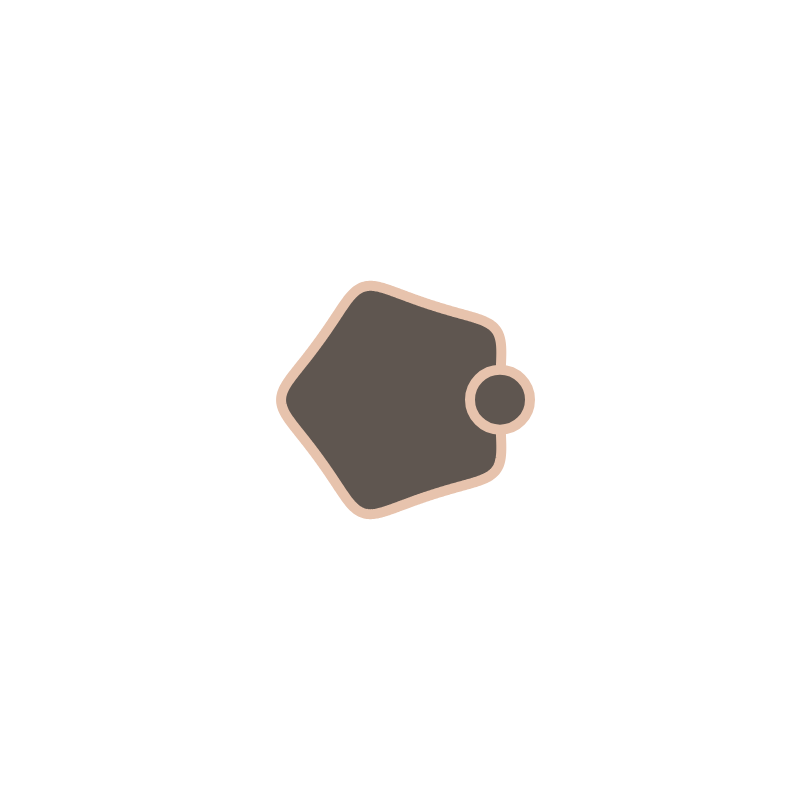
Frame 1 (no input)
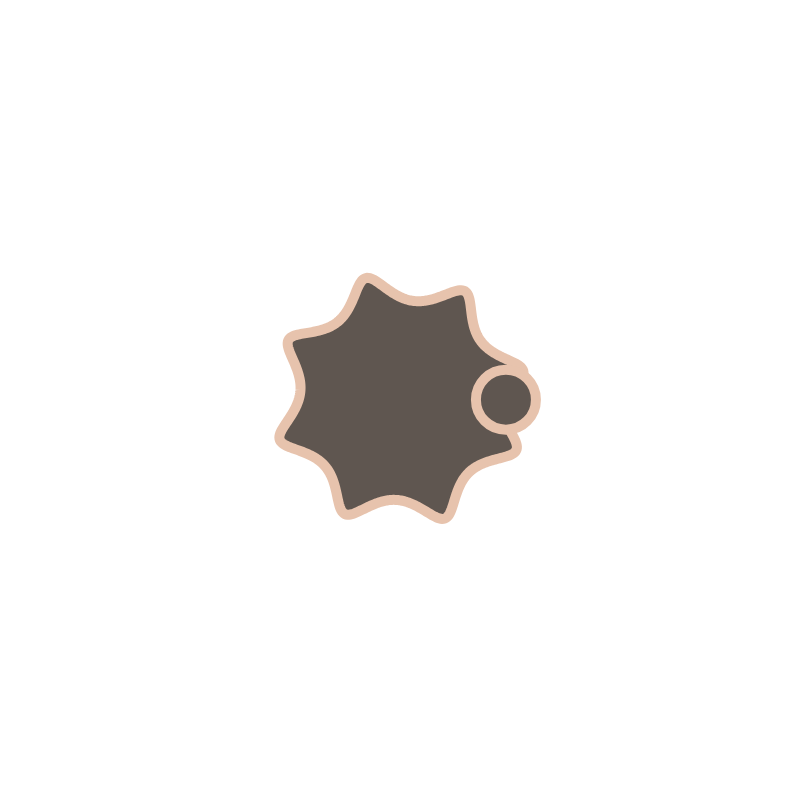
Frame 60 (no input)
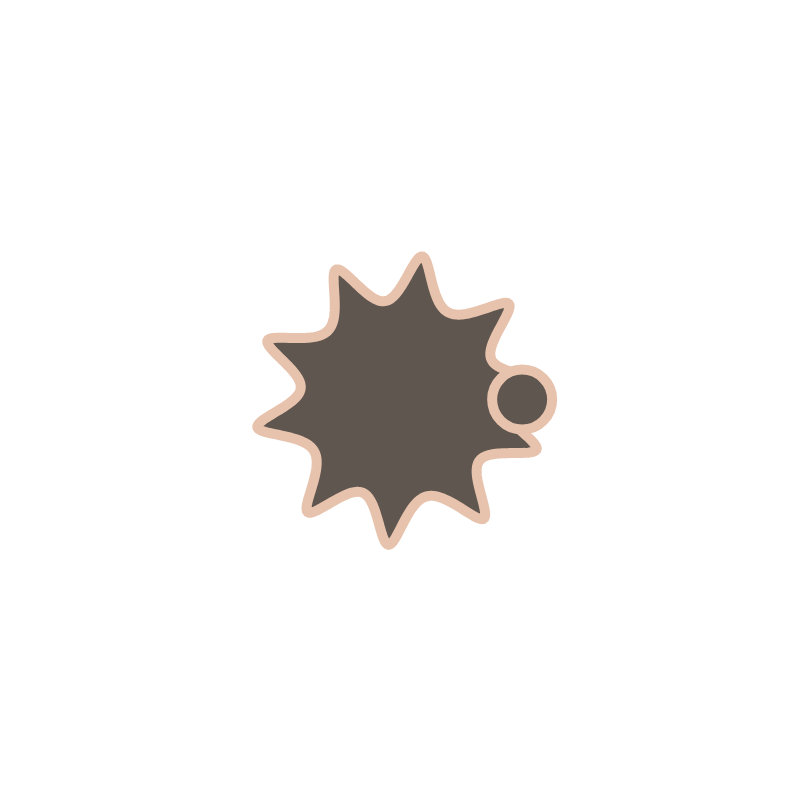
Frame 120 (the mouse pressed at the canvas centre since frame 60)

The p5.js sketch that drew these frames (run headless with seeded random() and noise() and a simulated clock; from frame 60 on, the mouse is pressed at the canvas centre):

// p5.js sketch
// ── sketch.js
// var slider;

var n1 = 4;
var n2 = 4;
var n3 = 4;
var m = 1;
var a = 1;
var b = 1;
var osc = 0;

var rc = 240;
var gc = 0;
var bc = 0;

function setup() {
  createCanvas(800, 800);
  // slider = createSlider(0, 10, 5, 1);
}

function supershape(theta) {
  var r = 100;
  var part1 = (1 / a) * cos(theta * m / 4);
  part1 = abs(part1);
  part1 = pow(part1, n2);

  var part2 = (1 / b) * sin(theta * m / 4);
  part2 = abs(part2);
  part2 = pow(part2, n3);

  var part3 = pow(part1 + part2, 1 / n1);
  if (part3 === 0) {
    
  }
  return r / part3;
}


function draw() {
  noCursor();

  stroke(rc, gc, bc);

  //**Sara's Eye Stroke**//
  stroke(231, 195, 173);
  gc = map(mouseX, 0, width, 0, 255);
  bc = map(mouseY, 0, height, 0, 255);
  strokeWeight(10);
  background(32, 89, 255);
  //**Sara'sEyeBG**//
  background(255);
  translate(width / 2, height / 2);


  //**shapecolor**//
  fill(gc, 255, bc);

  //**Sara's Eye Fill**//
  fill(95, 86, 80);
  // m = slider.value();
  m = map(sin(osc), -1, 1, 0, 10);
  n1 = map(cos(osc), -1, 1, 4, 8);
  n2 = map(sin(osc), -1, 1, 4, 8);
  n3 = map(tan(osc), -1, 1, 4, 8);
  osc += 0.01;

  var totalpts = 500;
  var increment = TWO_PI / totalpts;
  beginShape();
  for (var angle = 0; angle < TWO_PI; angle += 0.01) {
    // var na = 2 / n;
    var r = supershape(angle);
    var x = r * cos(angle);
    var y = r * sin(angle);

    vertex(x, y);
  }
  endShape(CLOSE);
  ellipse(x, y, 60, 60);
}
